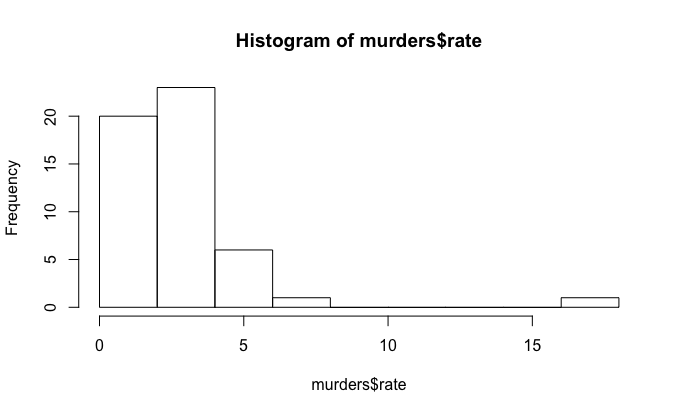

Write R code to recreate this figure.
library(dslabs)
library(dplyr)
data("murders")
murders<-mutate(murders, rate=total/population*100000)
hist(murders$rate)
